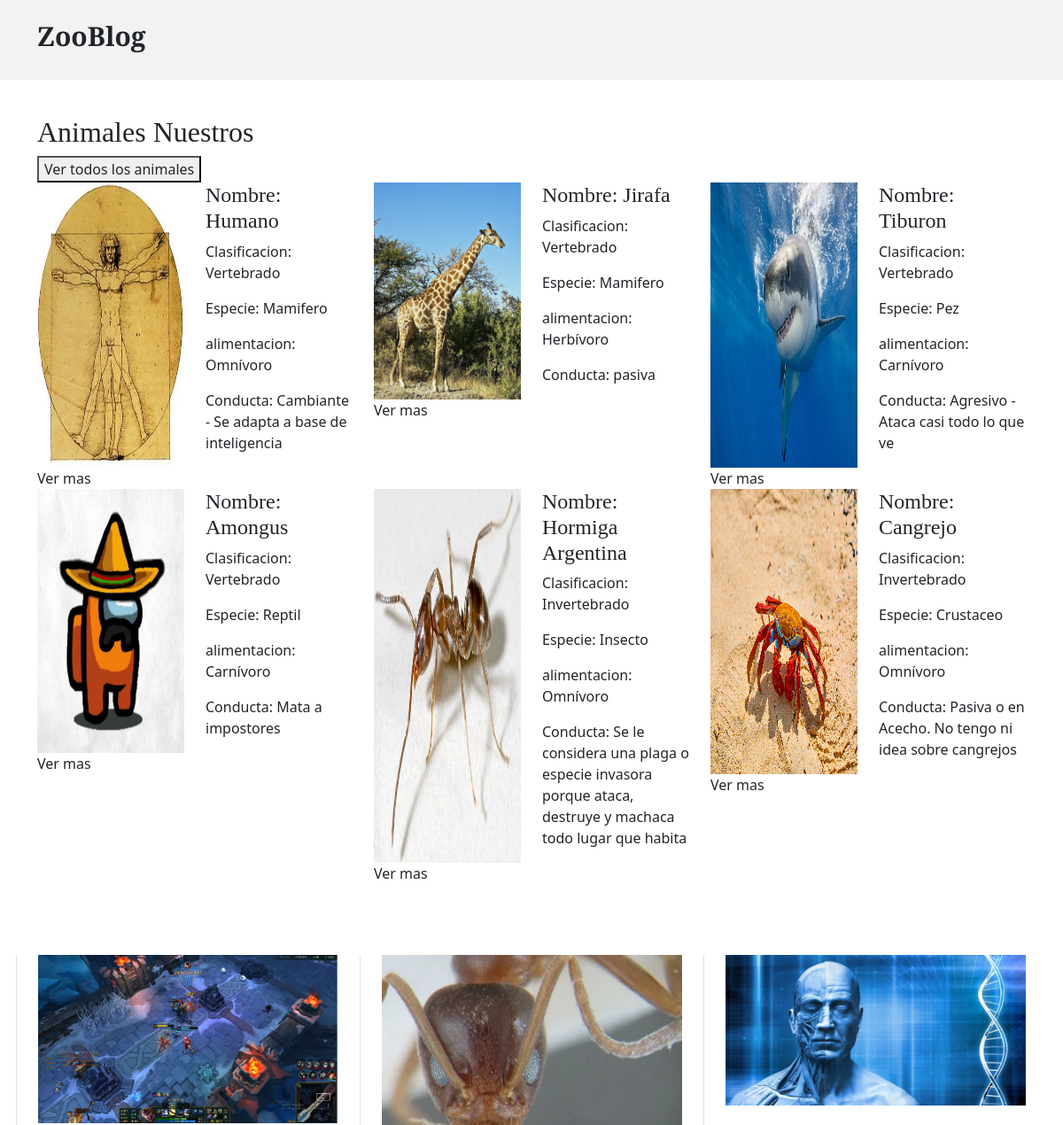
Before: /Appzoologico/ (upper part) with the older database file.
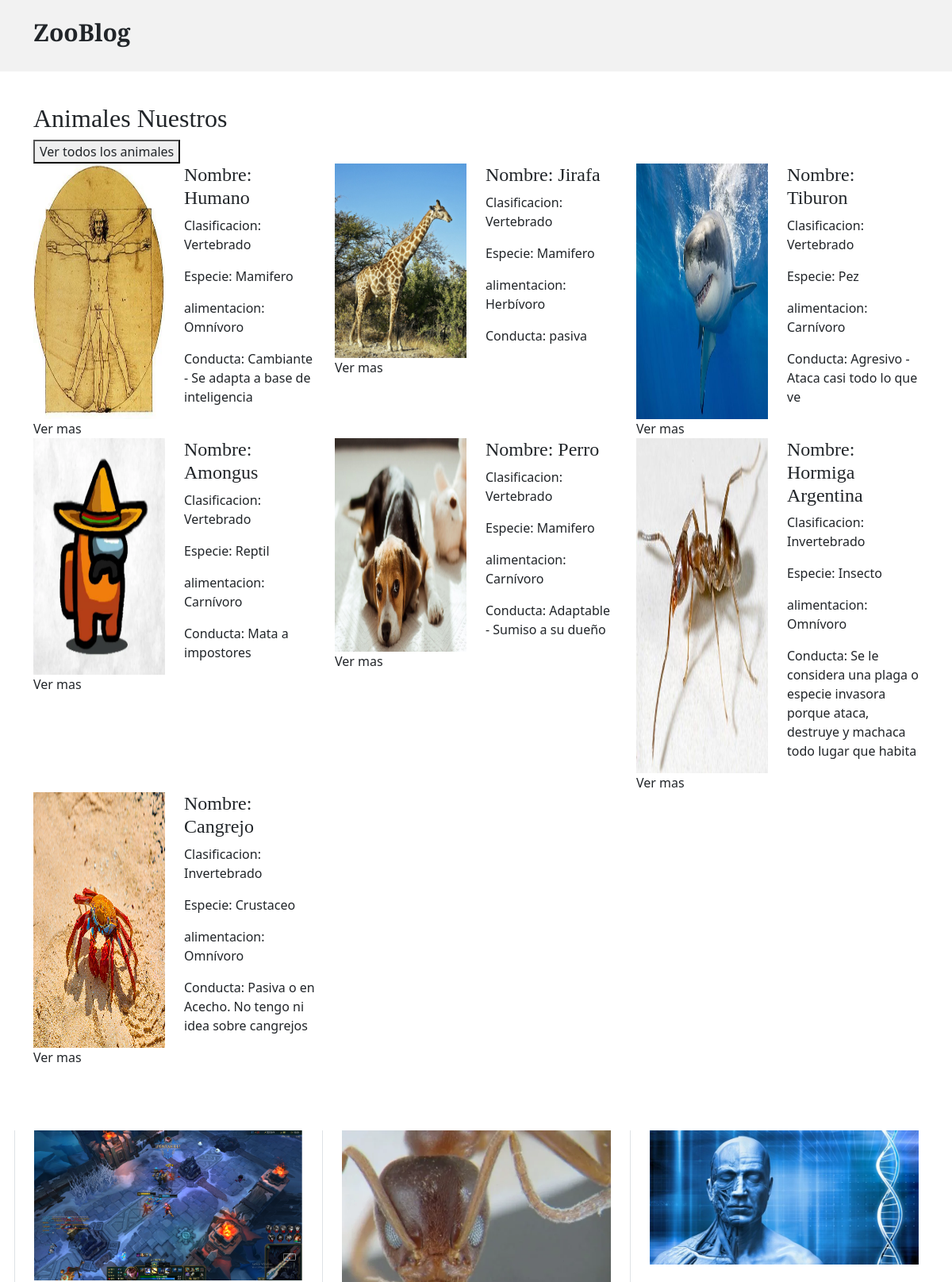
After: the same page with the newer database file.
### Appzoologico/models.py (models this page shows, shortened)
class Animal_GrupoPrincipal (models.Model):
    nombre = models.CharField(max_length = 40)
    extremidades = models.IntegerField(
        validators=[
            MaxValueValidator(100),
            MinValueValidator(0)
        ]
    )
    AlimentacionElecciones = [
        ('Omnívoro', 'Omnívoro'),
        ('Carnívoro', 'Carnívoro'),
        ('Herbívoro', 'Herbívoro'),
        ('Insectivoros', 'Insectivoros'),
    ]
    alimentacion = models.CharField(max_length = 12, choices = AlimentacionElecciones, default='Omnívoro')
    conducta = models.CharField(max_length = 150)
    imagenAnimal = models.ImageField(upload_to='animalesImg', null=True, blank = True)
    class Meta:
        abstract = True

class Animal_GrupoSecundario1 (Animal_GrupoPrincipal):
    Subfilo_Vertebrado = "Vertebrado"
    EspecieElecciones = [
        ('Mamifero', 'Mamifero'),
        ('Aves', 'Aves'),
        ('Reptil', 'Reptil'),
        ('Anfibio', 'Anfibio'),
        ('Pez', 'Pez'),
    ]
    Especie = models.CharField(
        max_length= 8,
        choices= EspecieElecciones,
        default= 'Mamifero',
    )

class Animal_GrupoSecundario2 (Animal_GrupoPrincipal):
    Subfilo_Invertebrado = "Invertebrado"
    EspecieElecciones = [
        ('Insecto', 'Insecto'),
        ('Araña', 'Araña'),
        ('Molusco', 'Molusco'),
        ('Crustaceo', 'Crustaceo'),
        ('Myriapoda', 'Myriapoda'),
    ]
    Especie = models.CharField(
        max_length= 9,
        choices= EspecieElecciones,
        default= 'Insectos',
    )

class Posteo(models.Model):
    titulo = models.CharField(max_length=80)
    subtitulo = models.TextField(max_length=400)
    posteo = models.TextField(max_length=2000)
    user = models.ForeignKey(User, on_delete=models.CASCADE)
    fecha_post = models.DateTimeField(auto_now=False, auto_now_add=False)
    animal = models.CharField(default='',max_length=80)
    imagen = models.ImageField(upload_to='posts', null=True, blank = True)
    avatar_url = models.CharField(default='',max_length=100)

### Appzoologico/views.py (the view)
# urls.py: path('', view_zool, name="Home"),
def view_zool(request):
    vertebrados = Animal_GrupoSecundario1.objects.all()
    invertebrados = Animal_GrupoSecundario2.objects.all()
    post = Posteo.objects.all()
    postFooter= post[::-1]
    try:
        avatar = Avatar.objects.get(user = request.user)
    except:
        return render(request, "indexZoo.html",  {"vertebrados": vertebrados, "invertebrados": invertebrados, "post":post, "recentPost": postFooter[0:2]})
    return render(request, "indexZoo.html",  {"vertebrados": vertebrados, "invertebrados": invertebrados, "imgPerfil": avatar.imagen.url, "post":post, "recentPost": postFooter[0:2]})

### Appzoologico/templates/indexZoo.html (shortened to what this page needs)
<!DOCTYPE html>
<html lang="en">
<head>
  {% load static %}
  <link href="{% static 'assets/vendor/bootstrap/css/bootstrap.min.css' %}" rel="stylesheet">
  <link href="{% static 'assets/vendor/bootstrap-icons/bootstrap-icons.css' %}" rel="stylesheet">
  <link href="{% static 'assets/vendor/swiper/swiper-bundle.min.css' %}" rel="stylesheet">
  <link href="{% static 'assets/vendor/glightbox/css/glightbox.min.css' %}" rel="stylesheet">
  <link href="{% static 'assets/vendor/aos/aos.css' %}" rel="stylesheet">
  <link href="{% static 'assets/css/variables.css' %}" rel="stylesheet">
  <link href="{% static 'assets/css/main.css' %}" rel="stylesheet">
</head>
<body>
  <header id="header" class="header d-flex align-items-center fixed-top">
    <div class="container-fluid container-xl d-flex align-items-center justify-content-between">
      <a href="{% url 'Home' %}" class="logo d-flex align-items-center col-4">
        <h1>ZooBlog</h1>
      </a>
    </div>
  </header>
  {% block Main %}
  <main id="main">
    <section class="container">
      <h2 data-aos="fade">Animales Nuestros</h2>
      <button>
        <a href="{% url 'ListasAnimales' %}">Ver todos los animales</a>
      </button>
      <div class="row " data-aos="fade">
        {% for animal in vertebrados %}
        <div class="col-4">
          <div class="row col">
            <img class="col-6 img-fluid" src="{{ animal.imagenAnimal.url }}" alt="">
            <div class="col-6">
              <h4>Nombre:       {{ animal.nombre }}</h4>
              <p>Clasificacion: {{ animal.Subfilo_Vertebrado}}</p>
              <p>Especie:       {{ animal.Especie }}</p>
             <p>alimentacion:  {{ animal.alimentacion }}</p>
             <p>Conducta:      {{ animal.conducta }}</p>
            </div>
          </div>
          <a href="{% url 'DetallesAnimalG1' animal.id %}">Ver mas</a>
        </div>
        {% endfor %}
        {% for animal in invertebrados %}
        <div class="col-4">
          <div class="row col">
            <img class="col-6 img-fluid" src="{{ animal.imagenAnimal.url }}" alt="">
            <div class="col-6">
              <h4>Nombre:       {{ animal.nombre }}</h4>
              <p>Clasificacion: {{ animal.Subfilo_Invertebrado}}</p>
              <p>Especie:       {{ animal.Especie }}</p>
              <p>alimentacion:  {{ animal.alimentacion }}</p>
              <p>Conducta:      {{ animal.conducta }}</p>
            </div>
          </div>
          <a href="{% url 'DetallesAnimalG2' animal.id %}">Ver mas</a>
        </div>
        {% endfor %}
      </div>
    </section>
    <section id="posts" class="posts">
      <div class="container" data-aos="fade-up">
        <div class="row g-5">
          {% for item in post %}
          <div class="col-lg-4 border-start custom-border">
            <div class="post-entry-1 ">
              <a href="{% url 'PostDetalles' item.id %}"><img src="{{ item.imagen.url }}" alt="" class="img-fluid"></a>
            </div>
          </div>
          {% endfor %}
        </div>
      </div>
    </section>
  </main>
  {% endblock %}
</body>
</html>

Changed rows visible on the page:
added Animal_GrupoSecundario1: imagenAnimal (picture), nombre "Perro", Subfilo_Vertebrado "Vertebrado", Especie "Mamifero", alimentacion "Carnívoro", conducta "Adaptable - Sumiso a su dueño"
